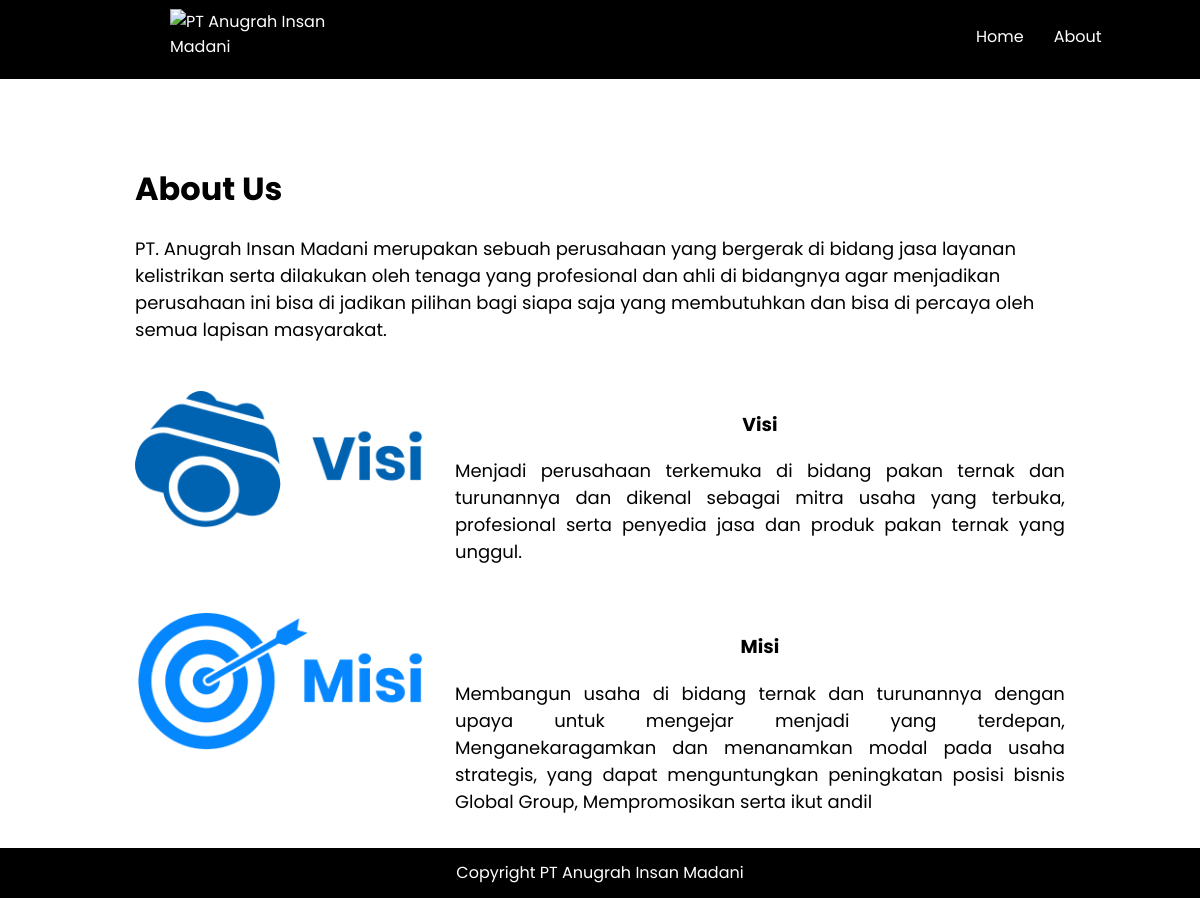
Page /about.php on the committed database.
### tables this page shows
CREATE TABLE `data_pt` (
  `id` int(11) NOT NULL,
  `telp` varchar(255) NOT NULL,
  `fax` varchar(255) NOT NULL,
  `email` varchar(255) NOT NULL,
  `location` varchar(255) NOT NULL,
  `visi` varchar(255) NOT NULL,
  `misi` varchar(255) NOT NULL,
  `bentuk layanan` varchar(255) NOT NULL
);

### about.php (the view, shortened to what this page needs)
<?php
    include 'config.php';
    $data=mysqli_fetch_assoc(mysqli_query($connection, "SELECT * from data_pt"));
    ?>
<!DOCTYPE html>
<html lang="en">
<head>
  <link rel="stylesheet" href="style.css">
  <link rel="stylesheet" href="responsive.css">
</head>
<body>
<div class="header">
    <a href="#"><img src="image/logo.png" alt="PT Anugrah Insan Madani"></a>
    <nav class="clearfix">
      <div class="geser">
    <ul class="clearfix">
      <li><a href="index.php">Home</a></li>
      <li><a href="about.php">About</a></li>
    </ul>
  </div>
    </nav>
  </div>
  <div class="about">
    <div class="container-two">
        <div class="row page-two">
            <div class="col-s-12 two-left aboutus">
            <h1>About Us</h1>
            <p>PT. Anugrah Insan Madani merupakan sebuah perusahaan yang bergerak di bidang jasa layanan kelistrikan serta dilakukan oleh tenaga yang profesional dan ahli di bidangnya agar menjadikan perusahaan ini bisa di jadikan pilihan bagi siapa saja yang membutuhkan dan bisa di percaya oleh semua lapisan masyarakat.</p>
            </div>
        </div>
        <div class="row page-two page-about">
          <div class="col-s-4">
            <img src="image/visi.png" width="100%" alt="">
          </div>
          <div class="col-s-8">
            <h3>Visi</h3>
            <p><?=$data['visi']; ?></p>
          </div>
        </div>
        <div>
        <div class="row page-two page-about">
          <div class="col-s-4">
            <img src="image/misi.png" width="100%" alt="">
          </div>
                <div class="col-s-8">
                  <h3>Misi</h3>
                  <p><?=$data['misi']; ?></p>
                </div>
        </div>
  </div>
  <div class="container footer">
    <div class="page-two">
      <footer>Copyright PT Anugrah Insan Madani</footer>
    </div>
  </div>
</body>
</html>

### style.css (style rules this page uses)
body { margin: auto; }
.clearfix:after { clear: both; }
.clearfix { *zoom: 1; }
nav { position: relative; }
nav a { display: inline; }
.header { background-color: #000; height: 80px; }
.header img { padding-top: 10px; margin-left: 5px; width: 200px; float: left; }
.header ul { margin-left: 78%; }
.header a { font-family: Poppins, sans-serif; color: white; text-decoration: none; }
.container-two { font-family: Poppins, sans-serif; height: auto; margin: auto; background-color: #fff; }
.page-two { padding-top: -90px; margin: auto; width: 90%; }
.two-left p { font-size: 18px; }
.footer { color: white; height: 50px; background-color: #000; }
footer { text-align: center; padding-top: 12px; }
.page-about { text-align: center; }
.page-about p { font-size: 18px; text-align: justify; }
@media (min-width: 992px) { .header { margin-top: -17px; } }
@media (min-width: 992px) { .header img { margin-left: 170px; } }
@media (min-width: 992px) { .page-two { width: 80%; } }
@media (min-width: 992px) { .about { margin-top: 50px; } }
@media (min-width: 992px) { .header li { margin-top: 25px; list-style: none; float: left; padding-right: 30px; } }

### responsive.css (style rules this page uses)
* { box-sizing: border-box; }
.row::after { content: ""; clear: both; display: table; }
[class*="col-"] { float: left; padding: 15px; }
[class*="col-"] { width: 100%; }
@media only screen and (min-width: 600px) { .col-s-4 { width: 33.33%; } }
@media only screen and (min-width: 600px) { .col-s-8 { width: 66.66%; } }
@media only screen and (min-width: 600px) { .col-s-12 { width: 100%; } }

### rows in the picture
data_pt: visi "Menjadi perusahaan terkemuka di bidang pakan ternak dan turunannya dan dikenal sebagai mitra usaha yang terbuka, profesional serta penyedia jasa dan produk pakan ternak yang unggul.", misi "Membangun usaha di bidang ternak dan turunannya dengan upaya untuk mengejar menjadi yang terdepan, Menganekaragamkan dan menanamkan modal pada usaha strategis, yang dapat menguntungkan peningkatan posisi bisnis Global Group, Mempromosikan serta ikut andil"
